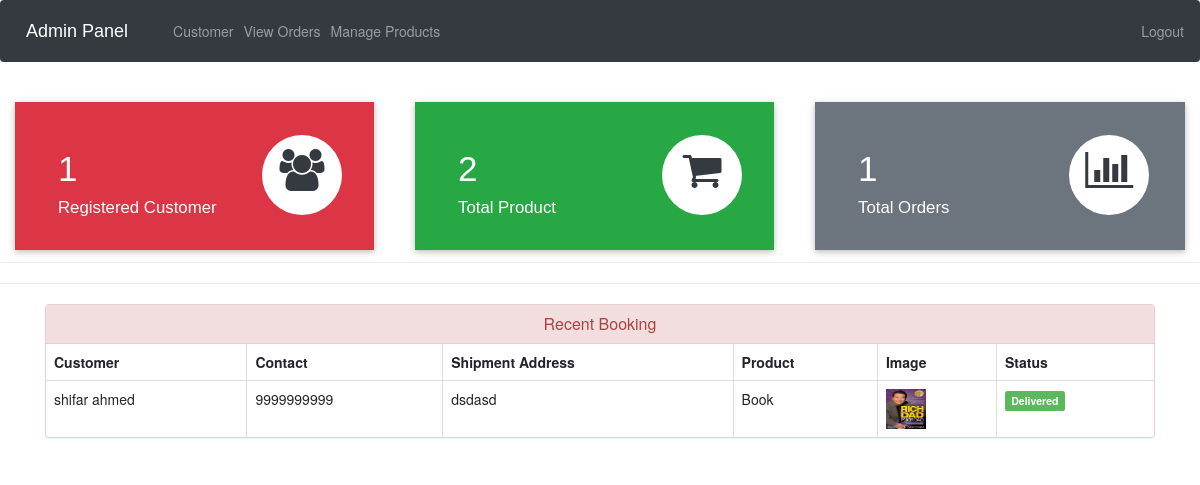
Before: /admin-dashboard (signed in) with the older database file.
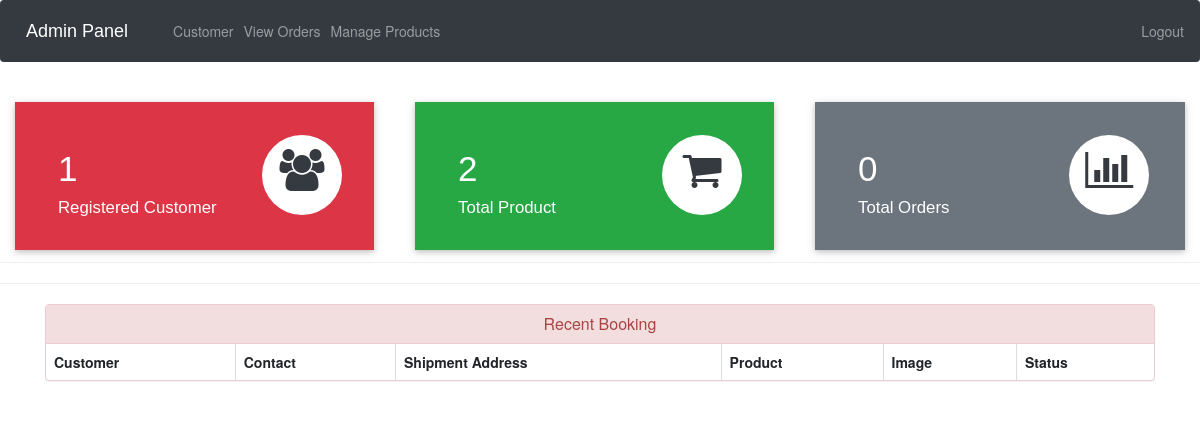
After: the same page with the newer database file.
### ecom/models.py (models this page shows, shortened)
class Customer(models.Model):
    user=models.OneToOneField(User,on_delete=models.CASCADE)
    profile_pic= models.ImageField(upload_to='profile_pic/CustomerProfilePic/',null=True,blank=True)
    address = models.CharField(max_length=40)
    mobile = models.CharField(max_length=20,null=False)
    @property
    def get_name(self):
        return self.user.first_name+" "+self.user.last_name

class Orders(models.Model):
    STATUS =(
        ('Pending','Pending'),
        ('Order Confirmed','Order Confirmed'),
        ('Out for Delivery','Out for Delivery'),
        ('Delivered','Delivered'),
    )
    customer=models.ForeignKey('Customer', on_delete=models.CASCADE,null=True)
    product=models.ForeignKey('Product',on_delete=models.CASCADE,null=True)
    email = models.CharField(max_length=50,null=True)
    address = models.CharField(max_length=500,null=True)
    mobile = models.CharField(max_length=20,null=True)
    order_date= models.DateField(auto_now_add=True,null=True)
    status=models.CharField(max_length=50,null=True,choices=STATUS)

class Product(models.Model):
    name=models.CharField(max_length=40)
    product_image= models.ImageField(upload_to='product_image/',null=True,blank=True)
    price = models.PositiveIntegerField()
    description=models.CharField(max_length=40)
    stock = models.PositiveIntegerField(default=0)

### ecom/views.py (the view)
# urls.py: path('admin-dashboard', views.admin_dashboard_view,name='admin-dashboard'),
@login_required(login_url='adminlogin')
def admin_dashboard_view(request):
    customercount=models.Customer.objects.all().count()
    productcount=models.Product.objects.all().count()
    ordercount=models.Orders.objects.all().count()
    orders=models.Orders.objects.all()
    ordered_products=[]
    ordered_bys=[]
    for order in orders:
        ordered_product=models.Product.objects.all().filter(id=order.product.id)
        ordered_by=models.Customer.objects.all().filter(id = order.customer.id)
        ordered_products.append(ordered_product)
        ordered_bys.append(ordered_by)
    mydict={
    'customercount':customercount,
    'productcount':productcount,
    'ordercount':ordercount,
    'data':zip(ordered_products,ordered_bys,orders),
    }
    return render(request,'ecom/admin_dashboard.html',context=mydict)

### templates/ecom/admin_dashboard.html
{% extends 'ecom/admin_base.html' %}
{% load static %}
{% block content %}
<br>
{%include 'ecom/admin_dashboard_cards.html'%}
<br><br><br><br><br>
<hr><hr>
<div class="container" >
    <div class="panel panel-danger" >
      <div class="panel-heading" style="text-align:center;">
        <h6 class="panel-title">Recent Booking</h6>
      </div>
      <table class="table table-hover table-bordered" id="dev-table">
        <thead>
          <tr>
            <th>Customer</th>
            <th>Contact</th>
            <th>Shipment Address</th>
            <th>Product</th>
            <th>Image</th>
            <th>Status</th>
          </tr>
        </thead>
        {% for product,customer,order in data %}
        <tr>
          {% for c in customer %}
          <td> {{c.get_name}}</td>
          <td>{{c.mobile}}</td>
          <td>{{order.address}}</td>
          {% endfor %}
          {% for p in product %}
          <td> {{p.name}}</td>
          <td> <img src="{% static p.product_image.url %}" alt="Profile Pic" height="40px" width="40px" /></td>
          {% if order.status == 'Pending'%}
          <td> <span class="label label-info">{{order.status}}</span></td>
          {% elif order.status == 'Delivered' %}
          <td> <span class="label label-success">{{order.status}}</span></td>
          {% elif order.status == 'Out for Delivery' %}
          <td> <span class="label label-warning">{{order.status}}</span></td>
          {%else%}
            <td> <span class="label label-primary">{{order.status}}</span></td>
          {%endif%}
          {% endfor %}
        </tr>
        {% endfor %}
      </table>
  </div>
</div>
{% endblock content %}

Changed rows visible on the page:
removed Orders: address "dsdasd", status "Delivered"
removed Customer: get_name "shifar ahmed", mobile "9999999999"
no longer on this page (row unchanged): Product: name "Book", product_image (picture)
Other visible differences:
{{ ordercount }}: "1" → "0"
